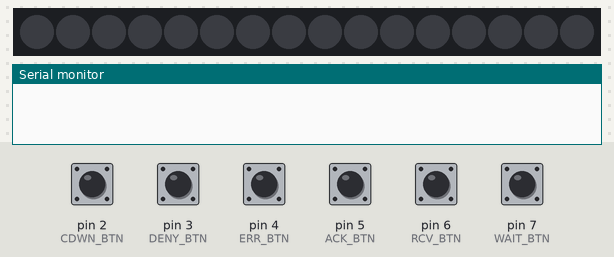
Simulated run of this sketch. Board: Arduino Uno, built with avr-gcc and run on an emulated ATmega328P. On the bench: 16 RGB LEDs in strip order, left to right, the last lines printed to the serial monitor. The inputs (shaded band) are chosen by the test bench; at power-on: pin 2 (CDWN_BTN), pin 3 (DENY_BTN), pin 4 (ERR_BTN), pin 5 (ACK_BTN), pin 6 (RCV_BTN), pin 7 (WAIT_BTN) HIGH. Dim RGB values are drawn brighter than linear.

Above: at 1.2 s.
1.3 s: pin 4 (ERR_BTN) pulled LOW for 0.15 s
At 1.9 s:
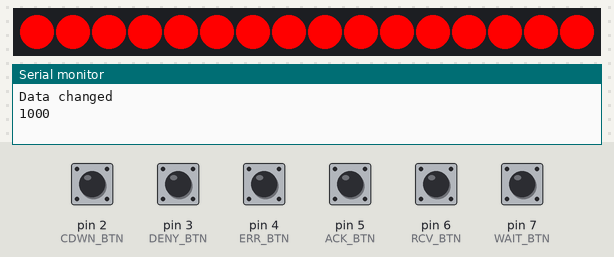
4.4 s: pin 5 (ACK_BTN) pulled LOW for 0.15 s
At 4.87 s:
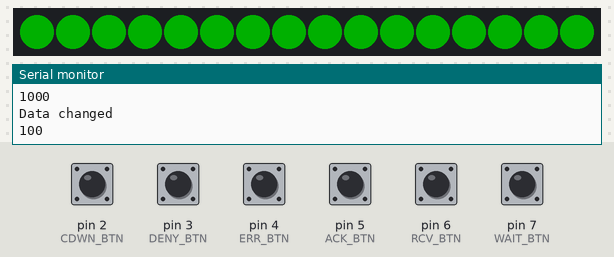
7.1 s: pin 2 (CDWN_BTN) pulled LOW for 0.15 s
8.7 s: pin 5 (ACK_BTN) pulled LOW for 1 s
11.2 s: pin 3 (DENY_BTN) pulled LOW for 0.15 s
12.8 s: pin 6 (RCV_BTN) pulled LOW for 0.15 s
At 12.95 s:
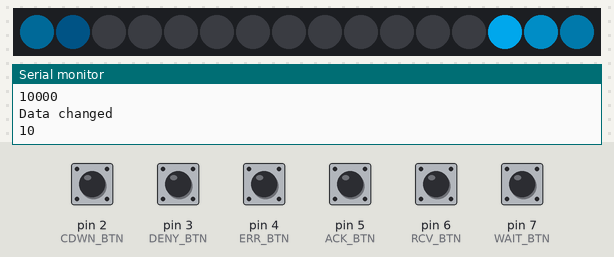
Timing chart, 0 to 15.8 s (numbered marks = the images above; inputs shaded):
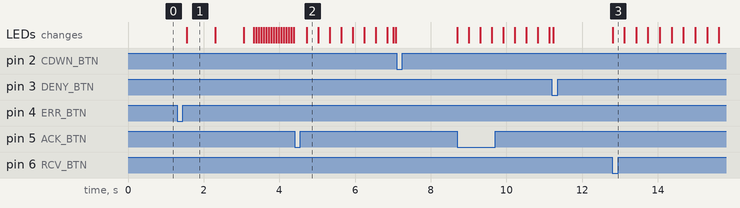

The sketch:

CardReaderAnimations.ino
```cpp
#include <Adafruit_NeoPixel.h>

#define PIN 9
#define WAIT_BTN 7
#define RCV_BTN  6
#define ACK_BTN  5
#define ERR_BTN  4
#define DENY_BTN 3
#define CDWN_BTN 2

Adafruit_NeoPixel pixels = Adafruit_NeoPixel(16, PIN);
//Colors and Stuff
uint8_t  offset    = 0; // Position of spinny eyes
uint32_t bluebrt   = 0x008AC3;
uint32_t bluemid   = 0x004561;
uint32_t bluedim   = 0x002230;
uint32_t bluedark  = 0x001017;
uint32_t bluenight = 0x000508;
uint32_t fullgreen = 0x00FF00;


  uint8_t waitval = 0;
  uint8_t rcvval  = 0;
  uint8_t ackval  = 0;
  uint8_t errval  = 0;
  uint8_t denyval = 0;
  uint8_t cdwnval = 0;


  uint8_t btnData = 0;
  uint8_t btnDataPrev = 0;
  uint8_t buttons = 0;


void setup() {
  //InputPinAssigns
  pinMode(WAIT_BTN, INPUT_PULLUP);
  pinMode(RCV_BTN, INPUT_PULLUP);
  pinMode(ACK_BTN, INPUT_PULLUP);
  pinMode(ERR_BTN, INPUT_PULLUP);
  pinMode(DENY_BTN, INPUT_PULLUP);
  pinMode(CDWN_BTN, INPUT_PULLUP);
  //pinMode(WAIT_BTN, INPUT_PULLUP);

  Serial.begin(9600);
  pixels.begin();
  pixels.show();
  //pixels.setBrightness(100); // 1/3 brightness
}

void loop() {
//Check all Button States
  if(1){
	  readButtonStates();
 }
 else {
 // all pixels off
 }
 switch (buttons) {

	case(1):
	//	pixels.setBrightness(100); // 1/3 brightness
		waitLoop(65);
		break;

	case(2):
	//pixels.setBrightness(255); // Set back to full brightness
		waitLoop(25);
		break;

    case(4):
		ackAnim();
		break;

	case(8):
		errAnim();
		break;

}

   }


void waitLoop(int speed) {
    uint8_t  i;

    for(i=0; i<16; i++){
      uint32_t c = 0;
      uint32_t ctwo = 0;
      if(((offset + i) & 15) < 1) {
        c = bluebrt; // 4 pixels on...
      }
      else if(((offset + i - 1 ) & 15) < 1) {
        c = bluemid;
        }
      else if(((offset + i - 2 ) & 15) < 1) {
        c = bluedim;
        }
      else if(((offset + i - 3 ) & 15) < 1) {
        c = bluedark;
        }
      else if(((offset + i - 4 ) & 15) < 1) {
        c = bluenight;
        }


      pixels.setPixelColor(i, c);

    }
    pixels.show();
    offset++;
    delay(speed);

}

void recvLoop(){}

void ackAnim () {

	for (uint8_t i = 0; i < 255; i++){
		for (uint8_t n = 0; n <16; n++){
		pixels.setPixelColor(n,0,i,0);
		}
		pixels.show();
		delay(4);
	}
	delay (10);
	for (uint8_t i = 255; i > 0; i--){
		for (uint8_t n = 0; n <16; n++){
		pixels.setPixelColor(n,0,i,0);
		}
		pixels.show();
		delay(4);
	}
	buttons = 1;				// Okay, this and the next lines are hacky.
	btnDataPrev = 254;			// Set Variables back so I can trigger same state again
	delay(10);
}
void errAnim () {
	for (int x = 0; x < 4; x++){
		for (uint8_t i = 0; i < 255; i++){
			for (uint8_t n = 0; n <16; n++){
			pixels.setPixelColor(n,i,0,0);
			}
			pixels.show();
		}
		delay (5);
		for (uint8_t i = 255; i > 0; i--){
			for (uint8_t n = 0; n <16; n++){
			pixels.setPixelColor(n,i,0,0);
			}
			pixels.show();
		}
		delay(5);
	}
	buttons = 1;				// Okay, this and the next lines are hacky.
	btnDataPrev = 254;			// Set Variables back so I can trigger same state again
	delay(10);
	}


/***********************************************************
*                   readButtonStates                       *
***********************************************************/
void readButtonStates(){

  btnData <<= 1;
  btnData += (1);          // Button 7
  btnData <<= 1;
  btnData += (1);          // Button 6
  btnData <<= 1;
  btnData += (digitalRead(CDWN_BTN));
  btnData <<= 1;
  btnData += (digitalRead(DENY_BTN));
  btnData <<= 1;
  btnData += (digitalRead(ERR_BTN));
  btnData <<= 1;
  btnData += (digitalRead(ACK_BTN));
  btnData <<= 1;
  btnData += (digitalRead(RCV_BTN));
  btnData <<= 1;
  btnData += (digitalRead(WAIT_BTN));

	if (btnData != btnDataPrev)  {          // only write out to the variable if there is a change//
		if(btnData < 255){
			buttons = ~btnData;       		// 	Inverts the Pulled up values to be low and writes to
			Serial.println("Data changed");     // buttons variable
			Serial.println(buttons,BIN);
			btnDataPrev = btnData;
			}
	}
btnData = 255;
	}
```

Measured:
- after the input at 1.3 s, the LEDs: change after 0.25 s (image 1)
- after the input at 4.4 s, the LEDs: change after 0.32 s (image 2)
- after the input at 12.8 s, the LEDs: change at once (image 3)
- what the display in image 1 shows lasts 0.8 s, from 1.5 s to 2.3 s
